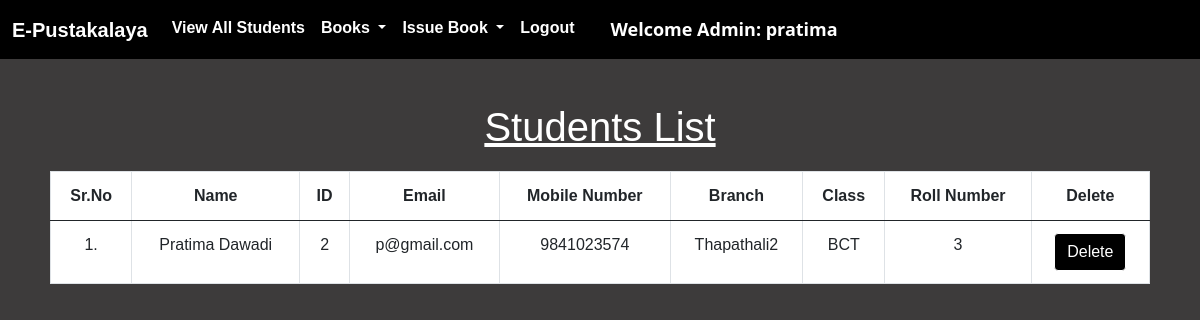
The app's page /view_students/ (signed in) with its own data.
### library/models.py (models this page shows, shortened)
class Student(models.Model):
    user = models.OneToOneField(User, on_delete=models.CASCADE)
    classroom = models.CharField(max_length=10)
    branch = models.CharField(max_length=10)
    roll_no = models.CharField(max_length=3, blank=True)
    phone = models.CharField(max_length=10, blank=True)
    image = models.ImageField(upload_to="", blank=True)

### library/views.py (the view)
# urls.py: path("view_students/", views.view_students, name="view_students"),
@login_required(login_url = '/admin_login')
def view_students(request):
    students = Student.objects.all()
    return render(request, "view_students.html", {'students':students})

### library/templates/view_students.html (shortened to what this page needs)
{% extends 'admin_navbar.html' %}
{% load static %}
{% block body %}
<div class="container mt-4">
    <h1 class="text-center" style="color: white"><u>Students List</u></h1>
    <table class="table table-hover" id="example">
        <thead>
            <tr class="text-center">
                <th>Sr.No</th>
                <th>Name</th>
                <th>ID</th>
                <th>Email</th>
                <th>Mobile Number</th>
                <th>Branch</th>
                <th>Class</th>
                <th>Roll Number</th>
                <th>Delete</th>
            </tr>
        </thead>
        <tbody>
            {% for student in students %}
            <tr class="text-center">
                <td>{{forloop.counter}}.</td>
                <td>{{student.user.get_full_name}}</td>
                <td>{{student.user.id}}</td>
                <td>{{student.user.email}}</td>
                <td>{{student.phone}}</td>
                <td>{{student.branch}}</td>
                <td>{{student.classroom}}</td>
                <td>{{student.roll_no}}</td>
                <td><a href="/delete_student/{{student.id}}/" class="btn btn-danger" onclick="return confirm('Are you sure you want to delete this student?')">Delete</a></td>
            </tr>
            {% endfor %}
        </tbody>
    </table>
    </div>
{% endblock %}

### library/templates/admin_navbar.html (shortened to what this page needs)
<!DOCTYPE html>
<html lang="en">
<head>
  <link href="https://cdn.jsdelivr.net/npm/bootstrap@5.1.0/dist/css/bootstrap.min.css" rel="stylesheet">
  <link rel="stylesheet" href="https://cdn.datatables.net/1.10.25/css/jquery.dataTables.min.css">
  <link rel="stylesheet" href="https://cdn.datatables.net/buttons/1.7.1/css/buttons.dataTables.min.css">
</head>
<body>
  <nav class="navbar navbar-expand-lg navbar-light" style="background-color: black;">
    <div class="container-fluid">
      <a class="navbar-brand" href="#" style="color: white;">E-Pustakalaya</a>
      <div class="collapse navbar-collapse" id="navbarSupportedContent">
        <ul class="navbar-nav me-auto mb-2 mb-lg-0">
          <li class="nav-item">
            <a class="nav-link active" aria-current="page" href="/view_students/" style="color: white;">View All Students</a>
          </li>
          <li class="nav-item dropdown">
            <a class="nav-link dropdown-toggle" href="#" id="navbarDropdown" role="button" data-bs-toggle="dropdown" aria-expanded="false" style="color: white;">
              Books
            </a>
          </li>
          <li class="nav-item dropdown">
            <a class="nav-link dropdown-toggle" href="#" id="navbarDropdown" role="button" data-bs-toggle="dropdown" aria-expanded="false" style="color: white;">
              Issue Book
            </a>
          </li>
          <li class="nav-item">
            <a class="nav-link active" aria-current="page" href="/logout/" style="color: white;">Logout</a>
          </li>
          <li class="nav-item" style="margin-left: 20px;">
            <a style="font-weight:600; font-family:'Segoe UI', Tahoma, Geneva, Verdana, sans-serif; font-size: large; color: white;" class="nav-link active" href="#">Welcome Admin: {{request.user}}</a>
          </li>
        </ul>
      </div>
    </div>
  </nav>
  {% block body %}
  {% endblock %}
</body>
</html>

### library/templates/admin_navbar.html (style rules this page uses)
body { font-family: Arial, sans-serif; background-color: #3d3b3b; }
.navbar { background-color: black; display: flex; justify-content: space-between; align-items: center; }
.navbar-brand { font-weight: bold; }
.nav-link { font-weight: bold; color: white !important; }

### library/templates/view_students.html (style rules this page uses)
.container { padding: 20px; }
h1 { text-align: center; margin-bottom: 20px; }
.table { border: 1px solid #dee2e6; background-color: white; }
.table th, .table td { border: 1px solid #dee2e6; padding: 12px; text-align: center; }
.btn-danger { background-color: #000000; border-color: #ffffff; color: #ffffff; }

### records on screen
Student: user.get_full_name "Pratima Dawadi", user.id "2", user.email "p@gmail.com", phone "9841023574", branch "Thapathali2", classroom "BCT", roll_no "3"

### other values on screen
{{ request.user }} "pratima"
